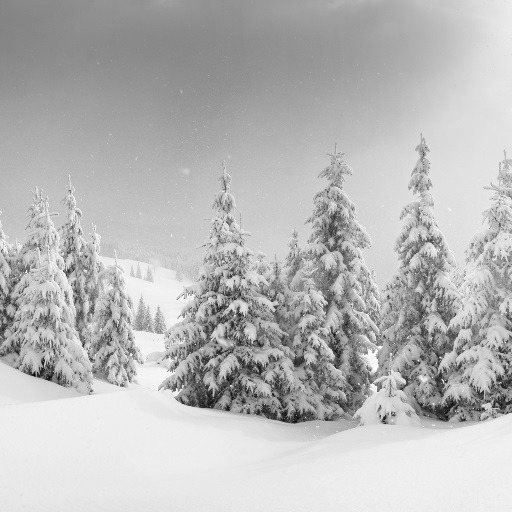
#> input picture picture/bw.jpg, 512 x 512 px, found by its file name
$ python file.py   (Python 2 division)
#> lines starting #> are read from the running program, lines starting #| are printed output that depends on the picture; after the words box and inside, x2 and y2 are one past the last pixel; in counts of white or black regions, pixels touching at a corner belong together
#> further down, image is the input picture: shape (512, 512, 3); min 10, max 255, mean 184.5
import cv2;
from math import sqrt

def hpf_coeffs(CL):
    N = len(CL)                    # Количество коэффициентов
    CH = [(-1)**k * CL[N - k - 1]  # Коэффициенты в обратном порядке с чередованием знака
        for k in range(N)]
    return CH

def icoeffs(CL, CH):
    assert(len(CL) == len(CH))         # Размеры списков коэффициентов должны быть равны
    iCL = []  # Коэффициенты первой строки
    iCH = []  # Коэффициенты второй строки
    for k in range(0, len(CL), 2):
        iCL.extend([CL[k-2], CH[k-2]])
        iCH.extend([CL[k-1], CH[k-1]])
    return (iCL, iCH)

def pconv(data, CL, CH, delta = 0):
    assert(len(CL) == len(CH))         # Размеры списков коэффициентов должны быть равны
    N = len(CL)
    M = len(data)
    out = []                           # Список с результатом, пока пустой
    for k in range(0, M, 2):  # Перебираем числа 0, 2, 4…
        sL = 0                         # Низкочастотный коэффициент
        sH = 0                         # Высокочастотный коэффициент
        for i in range(N):      # Находим сами взвешенные суммы
            sL += data[(k + i - delta) % M] * CL[i]
            sH += data[(k + i - delta) % M] * CH[i]
        out.append(sL)                 # Добавляем коэффициенты в список
        out.append(sH)
    return out

def dwt2(image, CL):
    CH = hpf_coeffs(CL)   # Вычисляем недостающие коэффициенты
    w = image.shape[1]
#> w = 512
    h=image.shape[0]    # Размеры изображения
#> h = 512
    imageT = image.copy() # Копируем исходное изображение для преобразования
    for i in range(h):   # Обрабатываем строки
        imageT[i, :] = pconv(imageT[i, :], CL, CH)
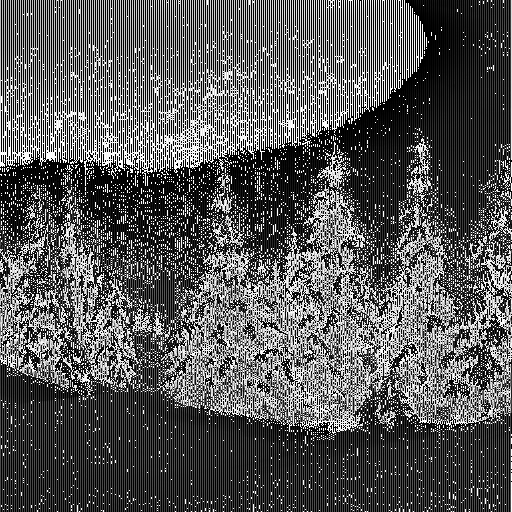
#> imageT: shape (512, 512, 3); min 0, max 255, mean 88.2
    for i in range(w):   # Обрабатываем столбцы
        imageT[:, i] = pconv(imageT[:, i], CL, CH)
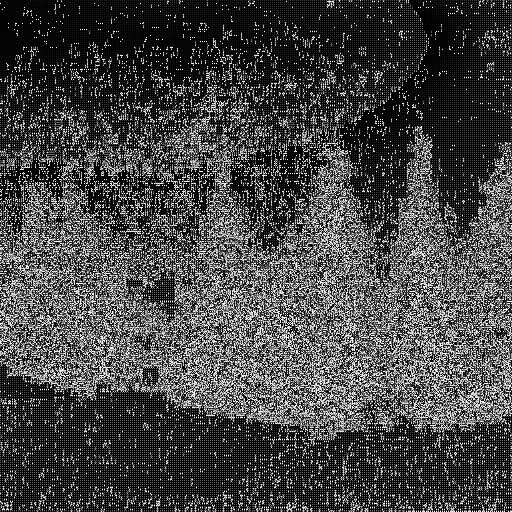
#> imageT: shape (512, 512, 3); min 0, max 255, mean 69.4
    # Переупорядочиваем столбцы и строки
    data = imageT.copy()
    data[0:h/2, 0:w/2] = imageT[0:h:2, 0:w:2]
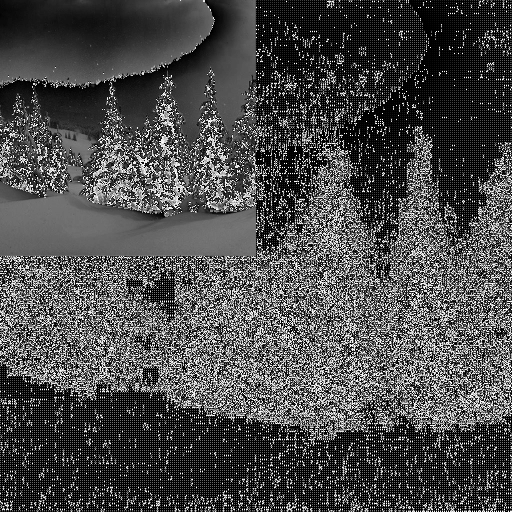
#> data: shape (512, 512, 3); min 0, max 255, mean 75.1
    data[h/2:h, 0:w/2] = imageT[1:h:2, 0:w:2]
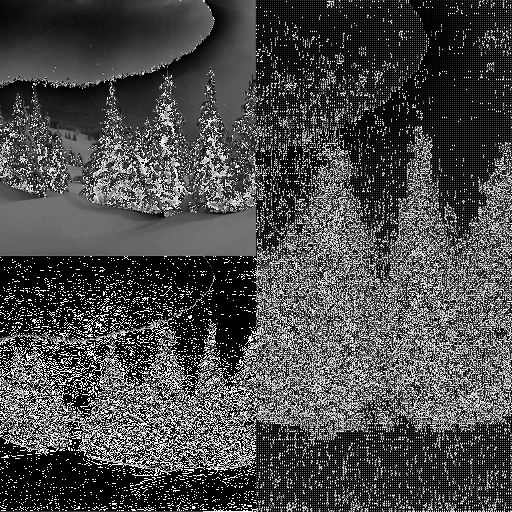
#> data: shape (512, 512, 3); min 0, max 255, mean 72.8
    data[0:h/2, w/2:w] = imageT[0:h:2, 1:w:2]
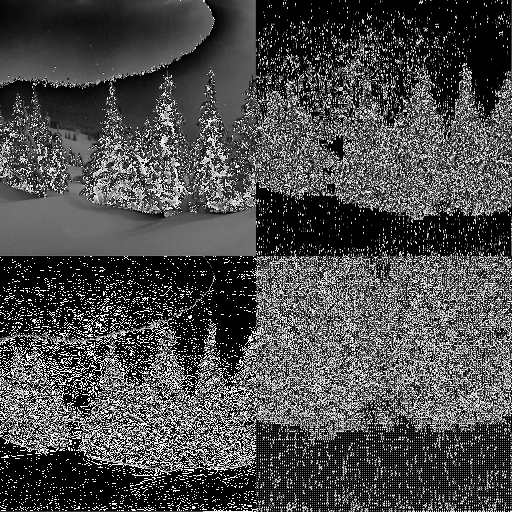
#> data: shape (512, 512, 3); 19.75% of pixels changed, all inside (x1, y1, x2, y2) = (256, 0, 512, 256)
    data[h/2:h, w/2:w] = imageT[1:h:2, 1:w:2]
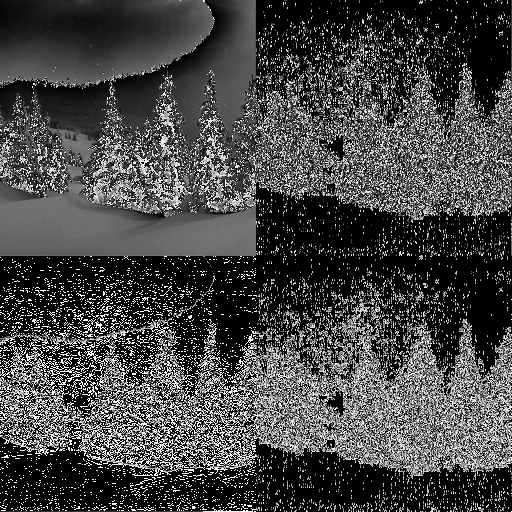
#> data: shape (512, 512, 3); min 0, max 255, mean 69.4
    return data

CL = [(1 + sqrt(3)) / (4 * sqrt(2)),
    (3 + sqrt(3)) / (4 * sqrt(2)),
    (3 - sqrt(3)) / (4 * sqrt(2)),
    (1 - sqrt(3)) / (4 * sqrt(2))]
image = cv2.imread("bw.jpg")
data2 = dwt2(image, CL)
cv2.imshow("Image", image)
cv2.waitKey(0)

$ run again, with picture/cat.jpg copied over picture/bw.jpg
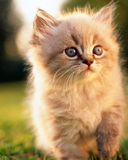
#> input picture picture/cat.jpg, 128 x 160 px, found by its file name
#> image is the input picture: shape (160, 128, 3); mean B, G, R 101.6, 144.8, 174.5
#> after the loop in dwt2, `for i in range(h):`:
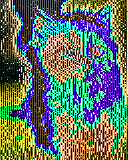
#> imageT: shape (160, 128, 3); mean B, G, R 107, 110.2, 99.3
#> in dwt2, `data[h/2:h, w/2:w] = imageT[1:h:2, 1:w:2]`:
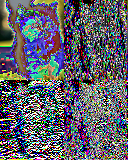
#> data: shape (160, 128, 3); mean B, G, R 105.4, 95.8, 95.9
